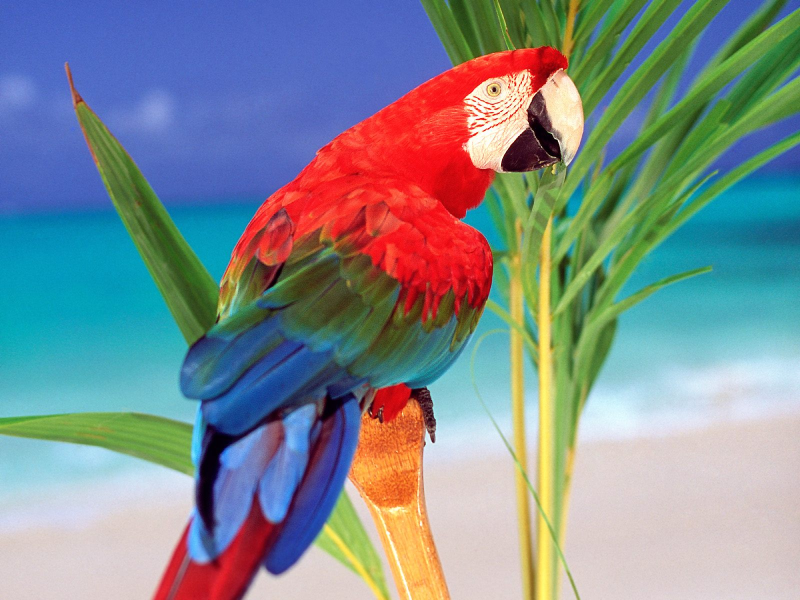
#> input picture test_imgs/arara.jpg, 1600 x 1200 px (shown at 1/2 size)
$ python -i im.py   (imports and definitions only)   (older library calls are emulated)
#> lines starting #> are read from the running program, lines starting #| are printed output that depends on the picture
### att/feat.py
"""!
@package feat
@brief Module for feature extractions.
"""

import cv2
import cvx
import numpy as np


##Functions for getting features from Lab image.
LAB_ATTR_FUNCS = {
    #luminance on
    "l1": lambda x: x[:, :, 0],
    #luminance off
    "l0": lambda x: cvx.inv(LAB_ATTR_FUNCS["l1"](x)),
    #red
    "r": lambda x: x[:, :, 1],
    #green
    "g": lambda x: cvx.inv(LAB_ATTR_FUNCS["r"](x)),
    #yellow
    "y": lambda x: x[:, :, 2],
    #blue
    "b": lambda x: cvx.inv(LAB_ATTR_FUNCS["y"](x))
}

LAB_COLORS = [
    "r",
    "g",
    "b",
    "y"
]

LAB_CONTRASTS = [
    "l0",
    "l1"
]

##Default values for gabor kernel.
DEF_GABOR_K_PARAMS = {
    #kernel size
    "ksize": 2*(11,),
    #std of gaussian used in kernel
    "sigma": 2.0,
    #orientation in radians
    "theta": 0.0,
    #wavelenght of sinusoidal factor
    "lambd": 4.0,
    #spatial aspect ratio
    "gamma": 1.0,
    #phase offset
    "psi": 3.0,
    #kernel output type
    "ktype": cv2.CV_32F
}

##Default orientations available as features.
ORIENTATIONS = {
    #vertical
    "ver": 0.0,
    #horizontal
    "hor": np.pi/2,
    #left diagonal
    "r_diag": np.pi/4,
    #right diagonal
    "l_diag": -np.pi/4
}

# [5 lines left out: function get_available_features, not called in this run]

def get_lab_attr_map(img, attr, cvt=True):
    """!
    Gets feature calculable from Lab image.
    Assumes img is either in Lab or in BGR.

    @param img Input image.
    @param attr Feature to extract. See #LAB_ATTR_FUNCS.
    @param cvt If True, convert image to Lab colorspace.
    """
    #converting image to lab if required
    if cvt:
        img = cv2.cvtColor(img, cv2.COLOR_BGR2Lab)

    #checking validity of argument
    if not attr in LAB_ATTR_FUNCS:
        raise ValueError("invalid lab attr '%s' (use: %s)" % \
            (attr, ",".join(LAB_ATTR_FUNCS)))

    return LAB_ATTR_FUNCS[attr](img)

# [72 lines left out: functions _get_gabor_kernel, gabor_filter, get_orientation_map, get_feature, not called in this run]

### att/im.py
"""!
@package im
@brief Module for intensity map calculations.
"""


import cv2
import cvx
import feat
import numpy as np
from itertools import combinations_with_replacement
from functools import reduce


# [56 lines left out: functions _id, _is_even, _custom_dict, _euclid_dist, _dists, _cc and 2 more, not called in this run]

##Available threshold functions.
THRESH_FUNCS = {
    "otsu": _otsu_threshold,
    "frac": _frac_threshold
}

# [13 lines left out: functions _square, _clahe, not called in this run]

##Available contrast operations.
CONTRAST_FUNCS = {
    #square of image
    "square": _square,
    "sq": _square,
    #adaptative contrast
    "clahe": _clahe,
    #nothing
    "none": _id
}

# [90 lines left out: functions _one, _inv, _cc_cm_dists, _cc_sum_cm_dists, _cc_cm_dists_mean, _cc_one and 5 more, not called in this run]

##Available weight functions for #cc_norm.
CC_NORM_SCORE_FUNCS = {
    #neutral weight -- always one
    "one": _cc_one,
    #number of connected components
    "num": _cc_num,
    #mean of center of mass distances
    "cmdm": _cc_cm_dists_mean,
    #root of sum of squares of center of mass distances
    "cmdrssq": _cc_rssq_cm_dists,
    #mean of squares of center of mass distances
    "cmdsqm": _cc_sq_cm_dists_mean,
    #root of mean of squares of center of mass distances
    "cmdrsqm": _cc_sq_cm_dists_mean_sqr
}

# [120 lines left out: functions cc_norm_, cc_norm, frac_norm_, frac_norm, not called in this run]

##Intensity map normalization available methods.
IM_NORM_FUNCS = {
    #connected components normalization
    "cc": cc_norm,
    #fractional normalization
    "frac": frac_norm
}

# [90 lines left out: functions normalize, get_center_surround_kernel, center_surround, _debug_unpack, _pyr_op, not called in this run]

def _pyr_op_sum(img, op_f, pyr_lvls=3, weight_f=_one, debug=False,
    prepare=True):
    """!
    Sums up results from operations on various levels of pyramid.
    See #_pyr_op.
    """
    #set suitable dimensions for pyramid if needed
    if prepare:
        img = cvx.pyr_prepare(img, pyr_lvls)

    #getting generator
    pyr_op_iter = _pyr_op(img, op_f=op_f, pyr_lvls=pyr_lvls, weight_f=weight_f,
        debug=debug)

    if debug:
        return _debug_unpack(img, pyr_op_iter)
    else:
        return None, sum(_img for __, _img in pyr_op_iter)

# [23 lines left out: functions _cs_op, _cs_op_sum, not called in this run]

def _single_lab_feature_map(img,
    pyr_lvls=3, cs_ksizes=(3, 7), pyr_w_f=_one, cs_w_f=_one,
    norm_method="cc", norm_params={},
    dtype=np.float32, debug=False):
    """!
    Gets intensity map of LAB colorspace feature.

    @param img Input image.
    @param pyr_lvls Pyramid levels.
    @param cs_ksizes Center-surround kernel sizes.
    @param pyr_w_f Weight function for pyramid level.
    @param cs_w_f Weight function for center-surround kernel size.
    @param dtype Data output type.
    @param debug If True, return intermediary images.
    """
    #center surround function to apply
    cs_f = lambda x: _cs_op_sum(x, cs_ksizes, cs_w_f, dtype=dtype)
    #applying center surround of all kernel sizes to all levels
    db_im, im = _pyr_op_sum(img, op_f=cs_f, pyr_lvls=pyr_lvls,
        weight_f=pyr_w_f, debug=debug)

    #normalizing map
    db_norm_im, norm_im = normalize(im, method=norm_method, debug=debug,
        **norm_params)
    #norm_im = norm_im**2

    #assembling debug image if required
    if debug:
        db_norm_im = [im] + db_norm_im[:-2]
        db_norm_im = reduce(cvx.h_append,
            map(lambda x: db_im.max()*cvx.normalize(x), db_norm_im))
        db_im = cvx.v_append(db_im, db_norm_im)

    return db_im, norm_im

def _lab_features_map(img, pyr_lvls=3, cs_ksizes=(3, 7),
    pyr_w_f=_one, cs_w_f=_one,
    feats=list(feat.LAB_ATTR_FUNCS.keys()),
    norm_method="cc", norm_params={},
    dtype=np.float32, debug=False):
    """!
    Gets intensity map of a subset of LAB colorspace features.
    Assumes image comes in BGR.

    @param img Input image.
    @param pyr_lvls Pyramid levels.
    @param cs_ksizes Center-surround kernel sizes.
    @param pyr_w_f Weight function for pyramid level.
    @param cs_w_f Weight function for center-surround kernel size.
    @param feats LAB features to use. See #feat.LAB_ATTR_FUNCS.
    @param norm_method Method for maps normalization. See #IM_NORM_FUNCS.
    @param norm_params Additional normalization parameters.
    @param dtype Data output type.
    @param debug If True, return intermediary images.
    """
    #getting maps
    feat_iter = (feat.get_lab_attr_map(img, attr=ft, cvt=True) \
        for ft in feats)

    #getting center-surround on multiple kernel sizes and multiple pyramid
    #levels for each map
    map_iter = (_single_lab_feature_map(_img,
        pyr_lvls=pyr_lvls, cs_ksizes=cs_ksizes,
        norm_method=norm_method, norm_params=norm_params,
        pyr_w_f=pyr_w_f, cs_w_f=cs_w_f, dtype=dtype, debug=debug) \
        for _img in feat_iter)

    if debug:
        return _debug_unpack(img, map_iter, line=True)
    else:
        return None, sum(_img for __, _img in map_iter)

# [88 lines left out: functions color_map, contrast_map, _single_orientation_map, orientation_map, not called in this run]

##Available saliency map functions.
MAP_FUNCTIONS = {
    "col": color_map,
    "cst": contrast_map,
    "ort": orientation_map,
}

# [19 lines left out: function weighted_sum, not called in this run]

##Available linear combination functions for intensity maps.
IM_COMBINE_FUNCS = {
    "sum": sum,
    "wsum": weighted_sum
}

# [10 lines left out: function combine, not called in this run]

>>> import cv2
>>> picture = cv2.imread('../test_imgs/arara.jpg')
#> picture is the input picture: shape (1200, 1600, 3); mean B, G, R 144, 140.2, 127.9
>>> result = _lab_features_map(picture)
#> in get_lab_attr_map, `img = cv2.cvtColor(img, cv2.COLOR_BGR2Lab)`: img: shape (1200, 1600, 3); mean of channels 0, 1, 2 152, 129.7, 127.9
#> in get_lab_attr_map, `return LAB_ATTR_FUNCS[attr](img)`:
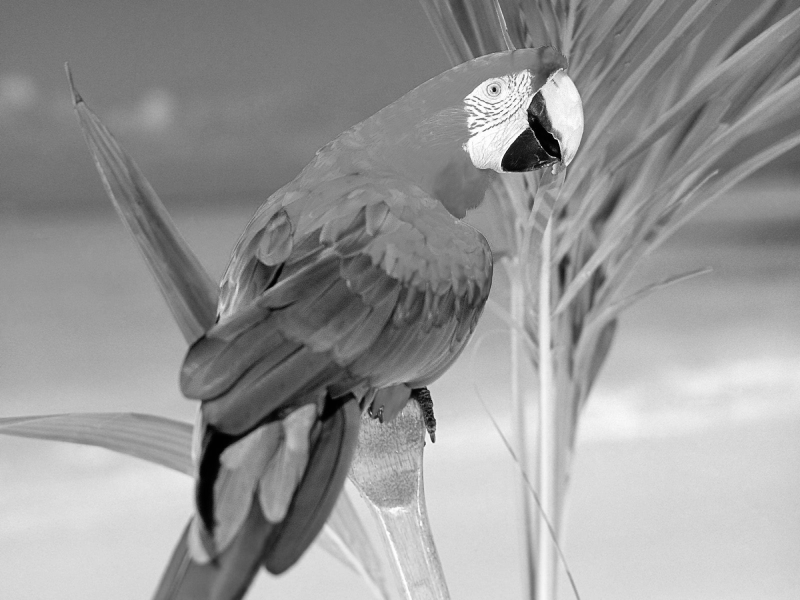
#> returned value: shape (1200, 1600) (shown at 1/2 size); min 0, max 255, mean 152
#> (the run stopped early here; a loop or call above may not have finished)

$ run again, on test_imgs/flower.jpg
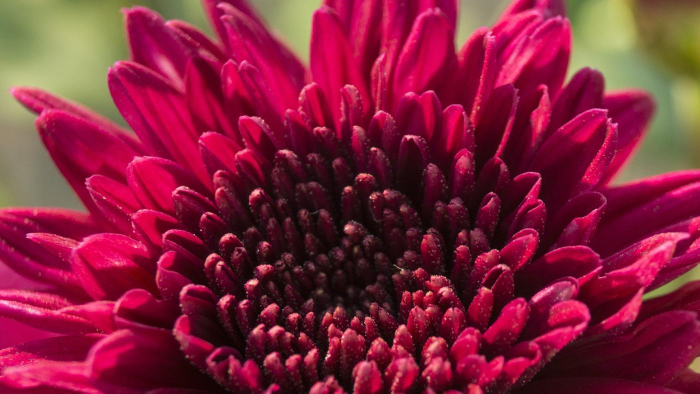
#> input picture test_imgs/flower.jpg, 1400 x 787 px (shown at 1/2 size)
#> picture is the input picture: shape (787, 1400, 3); mean B, G, R 59.6, 34.2, 131.8
#> img: shape (787, 1400, 3); mean of channels 0, 1, 2 82.4, 165.1, 140.3
#> in get_lab_attr_map, `return LAB_ATTR_FUNCS[attr](img)`:
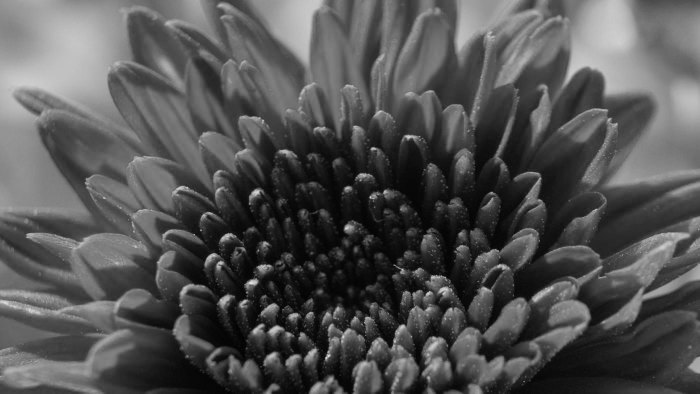
#> returned value: shape (787, 1400) (shown at 1/2 size); min 1, max 239, mean 82.4

$ run again, on test_imgs/pavao.jpg
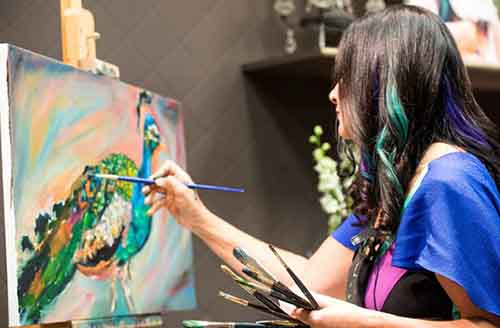
#> input picture test_imgs/pavao.jpg, 500 x 328 px
#> picture is the input picture: shape (328, 500, 3); mean B, G, R 113.4, 118.1, 124.3
#> img: shape (328, 500, 3); mean of channels 0, 1, 2 126, 131.9, 132
#> in get_lab_attr_map, `return LAB_ATTR_FUNCS[attr](img)`:
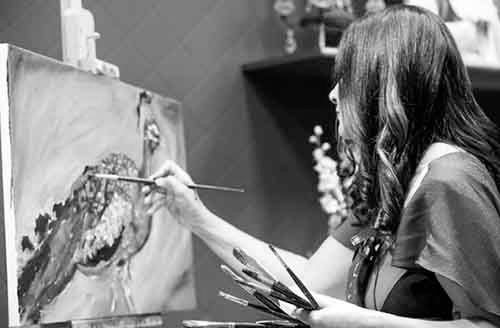
#> returned value: shape (328, 500); min 0, max 255, mean 126
